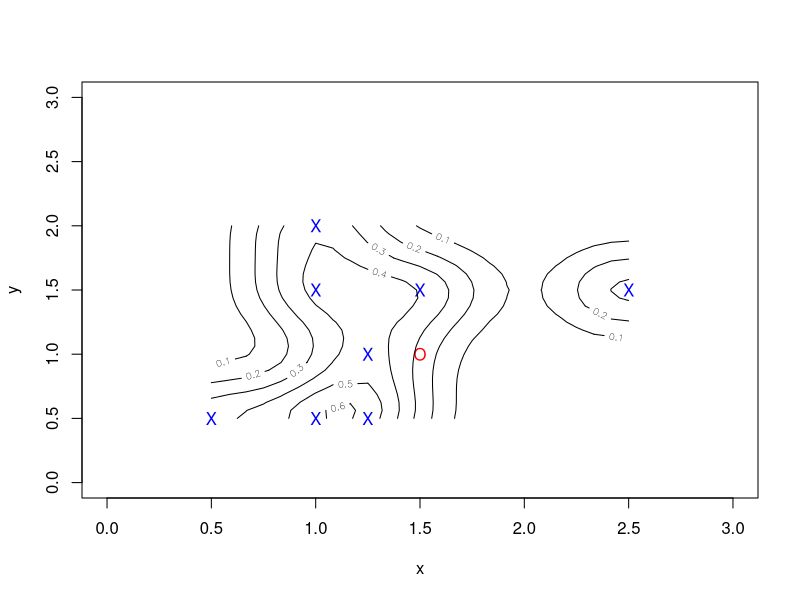

Recreate this plot in R.
## ---- chunk 1
## Example data
x = c(.5, 1, 1.25, 1.25, 1, 1.5, 2.5, 1 )
y = c(.5, .5, .5, 1, 1.5, 1.5, 1.5, 2)
df_new <- data.frame(x = c(0.5, 1.0, 1.5, 3.0),
                     y = c(1.0, 1.0, 1.0, 2.5))
new <- unlist(df_new[3, ])
h = c(1, 1)
h <- h/4


## kde from food inspection
nx <- length(x)
ax <- (new[1]-x) / h[1L]
ay <- (new[2]-y) / h[2L]
z0 <- tcrossprod(matrix(dnorm(ax), , nx), 
                 matrix(dnorm(ay), , nx)) / (nx * h[1L] * h[2L])
z0

## kde2d
MASS::kde2d
n = 25
lims = c(range(x), range(y)) 

nx <- length(x)
n <- rep(n, length.out = 2L)
gx <- seq.int(lims[1L], lims[2L], length.out = n[1L])
gy <- seq.int(lims[3L], lims[4L], length.out = n[2L])
ax <- outer(gx, x, "-") / h[1L]
ay <- outer(gy, y, "-") / h[2L]
z <- tcrossprod(matrix(dnorm(ax), , nx), 
                matrix(dnorm(ay), , nx)) / (nx * h[1L] * h[2L])
z

## plot
plot(x,y, xlim=c(0,3), ylim = c(0,3), pch = "X", col = "blue")
points(new["x"], new["y"], pch = "O", col = "red")
contour(x=gx, y=gy, z, nlevels=5, xlim=c(0,3), ylim = c(0,3), add = TRUE)
z0
